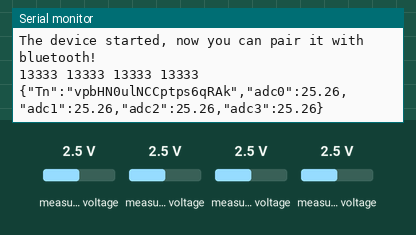
Bench run of a sketch on a simulated ESP32. On the bench: the last lines printed to the serial monitor. Inputs (shaded band) come from the test bench; at power-on: measured voltage 2.5 V. Nothing arrives over Bluetooth unless stated.

Above: at 1.8 s.
1.9 s: measured voltage (sensor 200) set to 0.1 V
At 2.8 s:
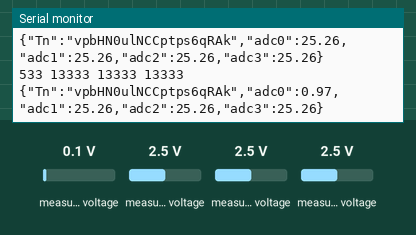
3.4 s: measured voltage (sensor 201) set to 0.1 V
At 4.4 s:
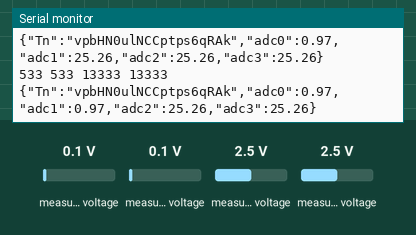
4.9 s: measured voltage (sensor 202) set to 0.1 V
At 5.8 s:
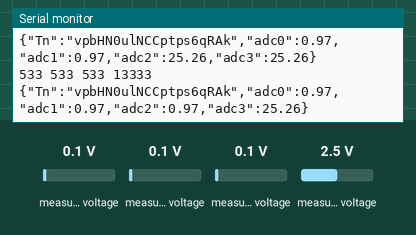
6.4 s: measured voltage (sensor 203) set to 0.1 V
At 7.7 s:
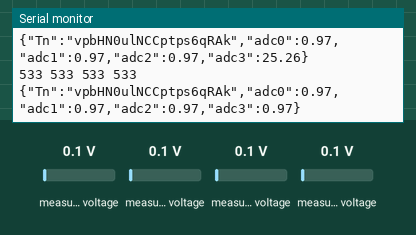
7.9 s: measured voltage (sensor 200) set to 1.2 V
At 8.6 s:
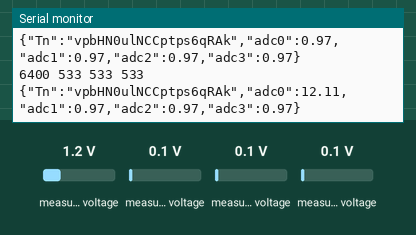
9.4 s: measured voltage (sensor 201) set to 1.2 V
At 10.8 s:
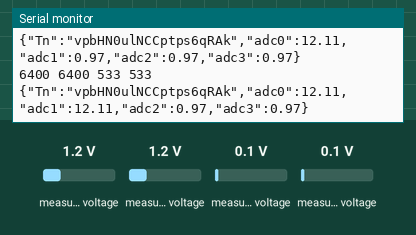
Timing chart, 0 to 11.9 s (numbered marks = the images above; inputs shaded):
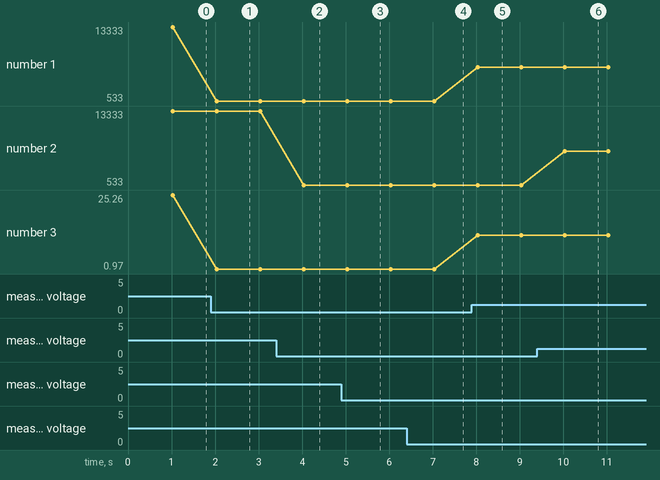

The sketch:

AnalogInput_BoardV1.5.ino
```cpp
#include <Wire.h>
#include <Adafruit_ADS1015.h>

#include "BluetoothSerial.h"

#if !defined(CONFIG_BT_ENABLED) || !defined(CONFIG_BLUEDROID_ENABLED)
#error Bluetooth is not enabled! Please run `make menuconfig` to and enable it
#endif

BluetoothSerial SerialBT;


const long interval = 1000;  //millisecond
unsigned long previousMillis = 0;

String dataJson = "";

boolean validEpoc = false;


Adafruit_ADS1115 ads;  /* Use this for the 16-bit version */

int16_t adc0, adc1, adc2, adc3;

void _init() {


}


void setup(void)
{
  Serial.begin(115200);

  Serial.println("Load config...");
  SerialBT.begin("Analog_001"); //Bluetooth device name
  Serial.println("The device started, now you can pair it with bluetooth!");

  ads.begin();

  previousMillis = millis();

}

float mapfloat(float x, float in_min, float in_max, float out_min, float out_max)
{
  if ((in_max - in_min) + out_min != 0) {
    return (x - in_min) * (out_max - out_min) / (in_max - in_min) + out_min;
  } else {
    return 0;
  }
}

void loop(void)
{


  unsigned long currentMillis = millis();
  if (currentMillis - previousMillis >= interval)
  {
    adc0 = ads.readADC_SingleEnded(0);
    adc1 = ads.readADC_SingleEnded(1);
    adc2 = ads.readADC_SingleEnded(2);
    adc3 = ads.readADC_SingleEnded(3);

    Serial.print(adc0); Serial.print(" ");  Serial.print(adc1); Serial.print(" ");   Serial.print(adc2); Serial.print(" ");  Serial.println(adc3);
    float val0 = mapfloat(adc0, 2128, 10560, 4, 20);
    float val1 = mapfloat(adc1, 2128, 10560, 4, 20);
    float val2 = mapfloat(adc2, 2128, 10560, 4, 20);
    float val3 = mapfloat(adc3, 2128, 10560, 4, 20);


    String udpData2 = "{\"Tn\":\"vpbHN0ulNCCptps6qRAk\",\"adc0\":";
    udpData2.concat(val0);
    udpData2.concat(",\"adc1\":");
    udpData2.concat(val1);
    udpData2.concat(",\"adc2\":");
    udpData2.concat(val2);
    udpData2.concat(",\"adc3\":");
    udpData2.concat(val3);

    udpData2.concat("}");
    Serial.println(udpData2);
    SerialBT.println(udpData2);

    previousMillis = currentMillis;


    previousMillis = currentMillis;
  }


}
```

Measured:
- after the input at 1.9 s, the serial monitor: prints a new line after 0.13 s (image 1)
- after the input at 3.4 s, the serial monitor: prints a new line after 0.63 s (image 2)
- after the input at 4.9 s, the serial monitor: prints a new line after 0.13 s (image 3)
- after the input at 6.4 s, the serial monitor: prints a new line after 0.63 s (image 4)
- after the input at 7.9 s, the serial monitor: prints a new line after 0.13 s (image 5)
- after the input at 9.4 s, the serial monitor: prints a new line after 0.63 s (image 6)
- plotted number 1: 13333 → 533 after the input at 1.9 s, 533 → 6400 after the input at 7.9 s
- plotted number 3: 25.26 → 0.97 after the input at 1.9 s, 0.97 → 12.11 after the input at 7.9 s
